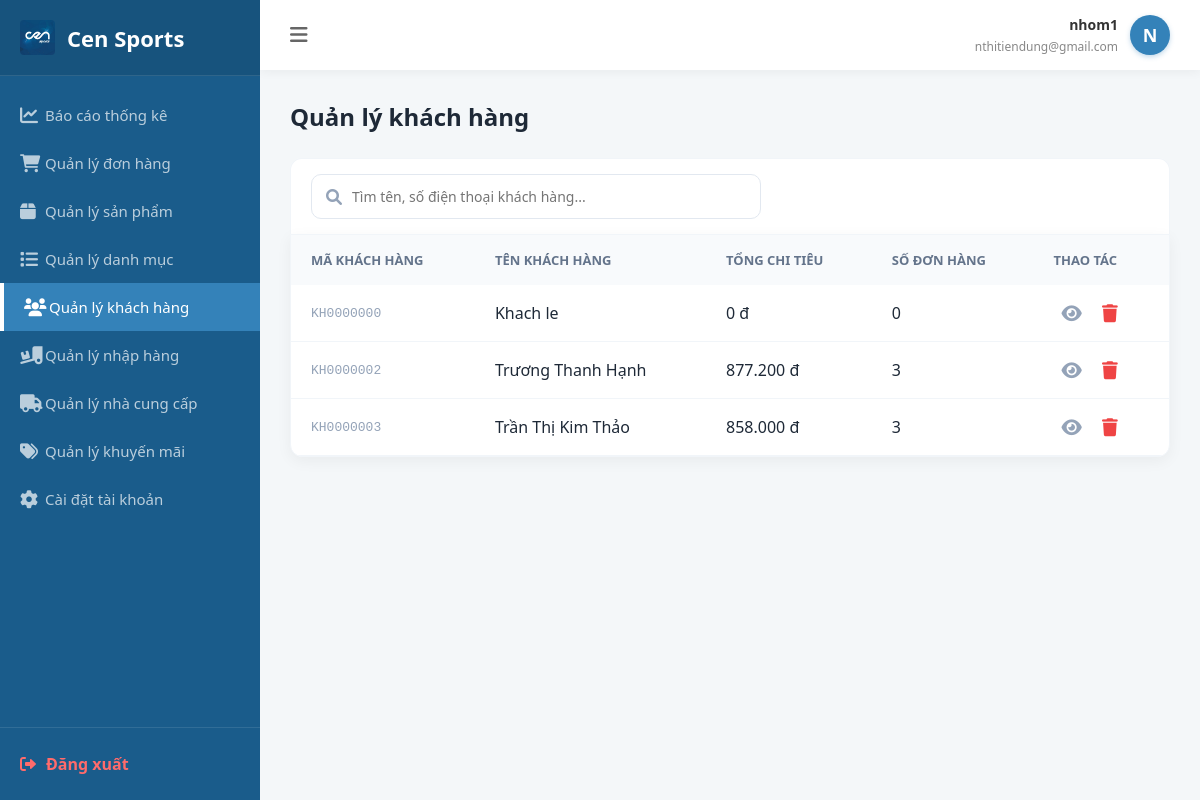
The page /staff/QuanLyKhachHang/ (signed in) on the database its author committed.
### quanLyKhachHang/models.py (models this page shows, shortened)
class KhachHang(models.Model):
    KH_Ma = models.CharField(max_length=9, primary_key=True)
    KH_Ten = models.CharField(max_length=100)
    KH_TongChiTieu = models.DecimalField(max_digits=10, decimal_places=2, default=0)
    KH_SoDonHang = models.IntegerField(default=0)

### quanLyKhachHang/views.py (the view, shortened to what this page needs)
# urls.py: path('staff/QuanLyKhachHang/', views.khach_hang_view, name='quanLyKH'),
def khach_hang_view(request):
    khach_hangs = []
    khach_hang_list = KhachHang.objects.all()
    for kh in khach_hang_list:
        don_hangs = DonDat.objects.filter(CTKH_Ma__KH_Ma=kh)
        calculated_so_don_hang = don_hangs.count()
        calculated_tong_chi_tieu = don_hangs.aggregate(tong=Sum("TT_TongThanhToan"))["tong"] or 0
        final_so_don_hang = kh.KH_SoDonHang if kh.KH_SoDonHang > 0 else calculated_so_don_hang
        final_tong_chi_tieu = kh.KH_TongChiTieu if kh.KH_TongChiTieu > 0 else calculated_tong_chi_tieu
        tong_chi_tieu_format = "{:,.0f}".format(final_tong_chi_tieu).replace(",", ".")
        chi_tiet_list = ChiTietKhachHang.objects.filter(KH_Ma=kh)
        ctkh_data = []
        for ct in chi_tiet_list:
            ctkh_data.append({
                "CTKH_Ma": ct.CTKH_Ma,
                "CTKH_HoTenNguoiNhan": ct.CTKH_HoTenNguoiNhan if ct.CTKH_HoTenNguoiNhan else "Chưa có",
                "CTKH_SDT": ct.CTKH_SDT if ct.CTKH_SDT else "Chưa có",
                "CTKH_DiaChi": ct.CTKH_DiaChi if ct.CTKH_DiaChi else "Chưa có",
            })
        latest_don_dat = don_hangs.order_by('-TT_NgayDatHang').first()
        if latest_don_dat and latest_don_dat.CTKH_Ma.CTKH_SDT:
            sdt_dai_dien = latest_don_dat.CTKH_Ma.CTKH_SDT
        else:
            sdt_dai_dien = chi_tiet_list.first().CTKH_SDT if chi_tiet_list.exists() else ""
        khach_hangs.append({
            "KH_Ma": kh.KH_Ma,
            "KH_Ten": kh.KH_Ten,
            "KH_SoDonHang": final_so_don_hang,
            "KH_TongChiTieu": tong_chi_tieu_format,
            "CTKH_SDT_DaiDien": sdt_dai_dien,
            "CTKH_List_JSON": json.dumps(ctkh_data)
        })
    return render(request, "QuanLyKhachHang/QuanLyKhachHang.html", {
        "khach_hangs": khach_hangs
    })

### gioHang/context_processors.py (called while the page is built)
def cart_count_processor(request):
    if request.user.is_authenticated:
        try:
            kh_ma = f"KH{request.user.id:07d}"
            kh = KhachHang.objects.get(KH_Ma=kh_ma)
            gio_hang = GioHang.objects.filter(KH_Ma=kh, dondat__isnull=True).last()
            if gio_hang:
                return {'cart_count': gio_hang.GH_TongSL}
        except KhachHang.DoesNotExist:
            pass
    return {'cart_count': 0}

### quanLyKhachHang/templates/quanLyKhachHang/QuanLyKhachHang.html (shortened to what this page needs)
{% extends "staff/base_staff.html" %}
{% block content %}
<div class="page-header">
    <h2 class="page-title">Quản lý khách hàng</h2>
</div>
<div class="search-container">
    <div class="search-box">
        <i class="fa fa-search"></i>
        <input id="searchCustomerInput" type="text" placeholder="Tìm tên, số điện thoại khách hàng...">
    </div>
</div>
<div class="table-container">
    <table>
        <thead>
            <tr>
                <th>MÃ KHÁCH HÀNG</th>
                <th>TÊN KHÁCH HÀNG</th>
                <th>TỔNG CHI TIÊU</th>
                <th>SỐ ĐƠN HÀNG</th>
                <th>THAO TÁC</th>
            </tr>
        </thead>
        <tbody>
            {% for kh in khach_hangs %}
            <tr class="customer-row"
                data-ma="{{ kh.KH_Ma|lower }}"
                data-ten="{{ kh.KH_Ten|default:''|lower }}"
                data-sdt="{{ kh.CTKH_SDT_DaiDien|default:''|lower }}">
                <td class="customer-id">{{ kh.KH_Ma }}</td>
                <td>{{ kh.KH_Ten }}</td>
                <td>{{ kh.KH_TongChiTieu }} đ</td>
                <td>{{ kh.KH_SoDonHang }}</td>
                <td>
                    <button class="action-btn" style="color:#94a3b8"
                        data-ctkh="{{ kh.CTKH_List_JSON }}"
                        data-kh="{{ kh.KH_Ma }}"
                        data-ten="{{ kh.KH_Ten }}"
                        onclick="openDetailModal(this)">
                        <i class="fa fa-eye"></i>
                    </button>
                    <button class="action-btn" style="color:#ef4444"
                        onclick="openDeleteModal('{{ kh.KH_Ma|escapejs }}')">
                        <i class="fa fa-trash"></i>
                    </button>
                </td>
            </tr>
            {% empty %}
            <tr id="emptyRow">
                <td colspan="5" style="text-align:center;">Chưa có khách hàng</td>
            </tr>
            {% endfor %}
        </tbody>
    </table>
</div>
{% endblock %}

### templates/staff/base_staff.html (shortened to what this page needs)
<!DOCTYPE html>
<html lang="vi">
<head>
    {% load static %}
    <link rel="stylesheet" href="https://cdnjs.cloudflare.com/ajax/libs/font-awesome/6.0.0/css/all.min.css">
</head>
<body>
    <aside class="sidebar" id="mySidebar">
        <div class="sidebar-logo">
            <img src="{% static 'logo/logoCen.jpg' %}" alt="Logo">
            <span>Cen Sports</span>
        </div>
        <ul class="sidebar-menu">
            <li>
                <a href="{% url 'bao_cao_staff' %}"
                   class="{% if request.resolver_match.url_name == 'bao_cao_staff' or request.resolver_match.url_name == 'admin_index' %}active{% endif %}">
                    <i class="fa fa-chart-line"></i> Báo cáo thống kê
                </a>
            </li>
            <li >
                <a href="{% url 'quanLyDonHang' %}">
                    <i class="fa fa-shopping-cart"></i>
                    <span>Quản lý đơn hàng</span>
                </a>
            </li>
            <li><a href="{% url 'quanLySP' %}"><i class="fa fa-box"></i> Quản lý sản phẩm</a></li>
            <li>
                <a href="{% url 'quanLyDM' %}"
                    class="{% if request.resolver_match.url_name == 'quanLyDM' %}active{% endif %}"
                    ><i class="fa fa-list"></i> Quản lý danh mục
                </a>
            </li>
            <li>
                <a href="{% url 'quanLyKH' %}"
                class="{% if request.resolver_match.url_name == 'quanLyKH' %}active{% endif %}">
                    <i class="fa fa-users"></i> Quản lý khách hàng</a>
            </li>
            <li>
                <a href="{% url 'quan_ly_nhap_hang' %}"
                   class="{% if request.resolver_match.url_name == 'quan_ly_nhap_hang' %}active{% endif %}">
                    <i class="fa fa-truck-loading"></i> Quản lý nhập hàng
                </a>
            </li>
            <li>
                <a href="{% url 'quan_ly_ncc' %}"
                   class="{% if request.resolver_match.url_name == 'quan_ly_ncc' %}active{% endif %}">
                    <i class="fa fa-truck"></i> Quản lý nhà cung cấp
                </a>
            </li>
            <li>
                <a href="{% url 'quan_ly_khuyen_mai' %}"
                   class="{% if request.resolver_match.url_name == 'quan_ly_khuyen_mai' %}active{% endif %}">
                    <i class="fa fa-tags"></i> Quản lý khuyến mãi
                </a>
            </li>
            <li><a href="#"><i class="fa fa-cog"></i> Cài đặt tài khoản</a></li>
        </ul>
        <div class="sidebar-footer">
            <a href="{% url 'logout' %}" class="logout-btn">
                <i class="fa fa-sign-out-alt" style="margin-right: 10px;"></i> Đăng xuất
            </a>
        </div>
    </aside>
    <div class="main-content" id="mainContent">
        <header>
            <div class="topbar-left">
                <i class="fa fa-bars" id="toggleBtn" style="cursor: pointer; font-size: 20px;"></i>
            </div>
            <div class="user-info">
                <div class="user-name">
                    <b>{{ user.username }}</b>
                    <small>{{ user.email|default:"Chưa cập nhật email" }}</small>
                </div>
                <div class="user-avatar">{{ user.username|make_list|first|upper }}</div>
            </div>
        </header>
        <div class="container">
            {% block content %}
            {% endblock %}
        </div>
    </div>
</body>
</html>

### templates/staff/base_staff.html (style rules this page uses)
:root { --primary-color: #3482b9; --dark-blue: #1a5c8b; --sidebar-width: 260px; --bg-light: #f4f7f9; --text-muted: rgba(255, 255, 255, 0.7); }
* { margin: 0; padding: 0; box-sizing: border-box; font-family: 'Segoe UI', Tahoma, Geneva, Verdana, sans-serif; }
body { display: flex; background-color: var(--bg-light); min-height: 100vh; }
.sidebar { width: var(--sidebar-width); background-color: var(--dark-blue); color: white; position: fixed; height: 100vh; display: flex; flex-direction: column; z-index: 1000; }
.sidebar-logo { padding: 20px; font-size: 22px; font-weight: bold; display: flex; align-items: center; gap: 12px; border-bottom: 1px solid rgba(255, 255, 255, 0.1); background-color: rgba(0, 0, 0, 0.1); }
.sidebar-logo img { height: 35px; width: auto; border-radius: 4px; object-fit: contain; }
.sidebar-menu { list-style: none; flex: 1; margin-top: 15px; overflow-y: auto; }
.sidebar-menu li a { display: flex; align-items: center; padding: 14px 20px; color: var(--text-muted); text-decoration: none; transition: all 0.3s; font-size: 15px; }
.sidebar-menu li a i { width: 25px; font-size: 18px; }
.sidebar-menu li a.active { background-color: var(--primary-color); color: white; border-left: 4px solid #fff; }
.sidebar-footer { border-top: 1px solid rgba(255, 255, 255, 0.1); padding: 10px 0; }
.logout-btn { display: flex; align-items: center; padding: 15px 20px; color: #ff6b6b; text-decoration: none; transition: 0.3s; font-weight: 600; }
.main-content { margin-left: var(--sidebar-width); flex: 1; display: flex; flex-direction: column; min-width: 0; }
header { height: 70px; background: white; display: flex; justify-content: space-between; align-items: center; padding: 0 30px; box-shadow: 0 2px 10px rgba(0,0,0,0.05); position: sticky; top: 0; z-index: 999; }
.topbar-left { display: flex; align-items: center; gap: 20px; color: #666; }
.user-info { display: flex; align-items: center; gap: 12px; }
.user-name { text-align: right; }
.user-name b { display: block; color: #333; font-size: 14px; }
.user-name small { color: #888; font-size: 12px; }
.user-avatar { width: 40px; height: 40px; background: var(--primary-color); color: white; border-radius: 50%; display: flex; align-items: center; justify-content: center; font-weight: bold; font-size: 18px; box-shadow: 0 2px 5px rgba(52, 130, 185, 0.3); }
.container { padding: 30px; }
.sidebar, .main-content { transition: all 0.3s ease; }

### quanLyKhachHang/templates/quanLyKhachHang/QuanLyKhachHang.html (style rules this page uses)
.page-header { display: flex; justify-content: space-between; align-items: center; margin-bottom: 25px; }
.page-title { font-size: 24px; font-weight: 700; color: #1e2937; }
.search-container { background: white; padding: 15px 20px; border-radius: 12px 12px 0 0; border: 1px solid #f1f5f9; border-bottom: none; }
.search-box { width: 100%; max-width: 450px; position: relative; }
.search-box input { width: 100%; padding: 12px 15px 12px 40px; border: 1px solid #e2e8f0; border-radius: 10px; font-size: 14px; }
.search-box i { position: absolute; left: 15px; top: 50%; transform: translateY(-50%); color: #94a3b8; }
.table-container { background: white; border-radius: 0 0 12px 12px; box-shadow: 0 4px 15px rgba(0, 0, 0, 0.05); overflow: hidden; border: 1px solid #f1f5f9; }
table { width: 100%; border-collapse: collapse; }
th { padding: 16px 20px; text-align: left; font-size: 13px; font-weight: 600; color: #64748b; background: #f8fafc; text-transform: uppercase; }
td { padding: 16px 20px; border-bottom: 1px solid #f1f5f9; color: #1e2937; font-weight: 500; }
.customer-id { color: #94a3b8; font-weight: 400; font-family: monospace; }
.action-btn { background: none; border: none; font-size: 18px; margin: 0 8px; cursor: pointer; transition: 0.2s; }

### rows shown on the page
KhachHang: KH_Ma "KH0000000", KH_Ten "Khach le"
KhachHang: KH_Ma "KH0000002", KH_Ten "Trương Thanh Hạnh"
KhachHang: KH_Ma "KH0000003", KH_Ten "Trần Thị Kim Thảo"

### other values the page prints
{{ user.username }} "nhom1"
{{ user.email|default:"Chưa cập nhật email" }} "nthitiendung@gmail.com"
{{ user.username|make_list|first|upper }} "N"
{{ kh.KH_TongChiTieu }} "0" "877.200" "858.000"
{{ kh.KH_SoDonHang }} "0" "3" "3"
